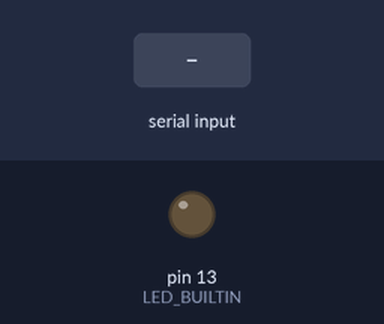
This sketch was run on a simulated Arduino Uno, built with avr-gcc and run on an emulated ATmega328P. Parts: output pins drawn as LEDs (lit = HIGH). The test bench sets the inputs (shaded band).

Above: at 1.2 s.
1.3 s: "r" received over Serial
At 1.8 s:
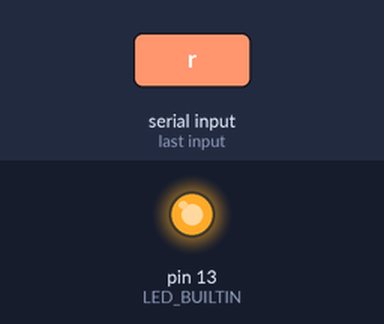
Timing chart, 0 to 4.3 s (numbered marks = the images above; inputs shaded):
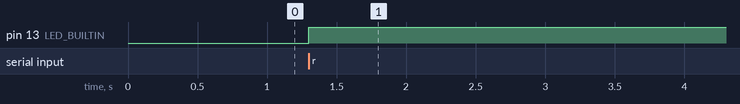

The sketch:

USB_Test_Device.ino
```cpp
bool received = true;

void setup() {
  // put your setup code here, to run once:
  Serial.begin(9600);
  pinMode(LED_BUILTIN, OUTPUT);
}

void loop() {
  // put your main code here, to run repeatedly:
  while(Serial.available() && received){
    received = false;
    char rec = (char)Serial.read();
    if(rec == 'r'){
      digitalWrite(LED_BUILTIN, HIGH);
    }
//    Serial.println('r');
  }
}
```

Measured:
- after the input at 1.3 s, pin 13 (LED_BUILTIN): LOW → HIGH at once
